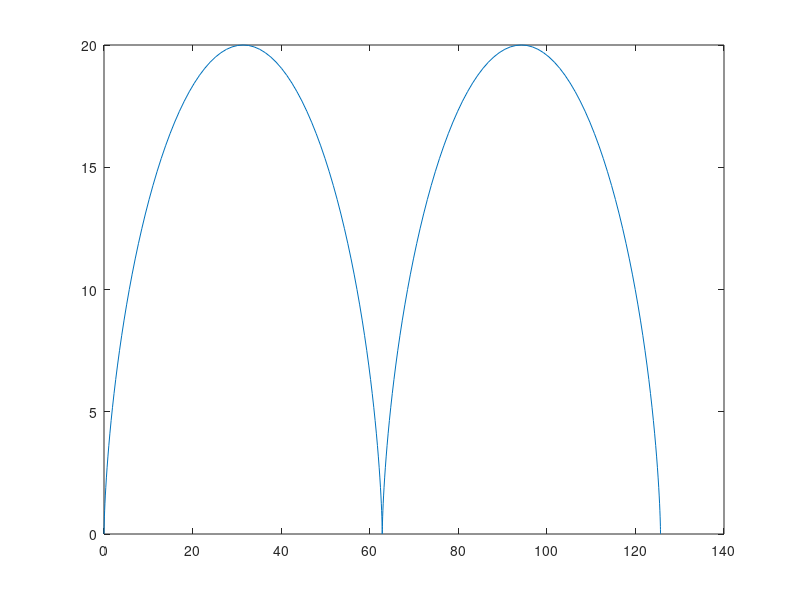
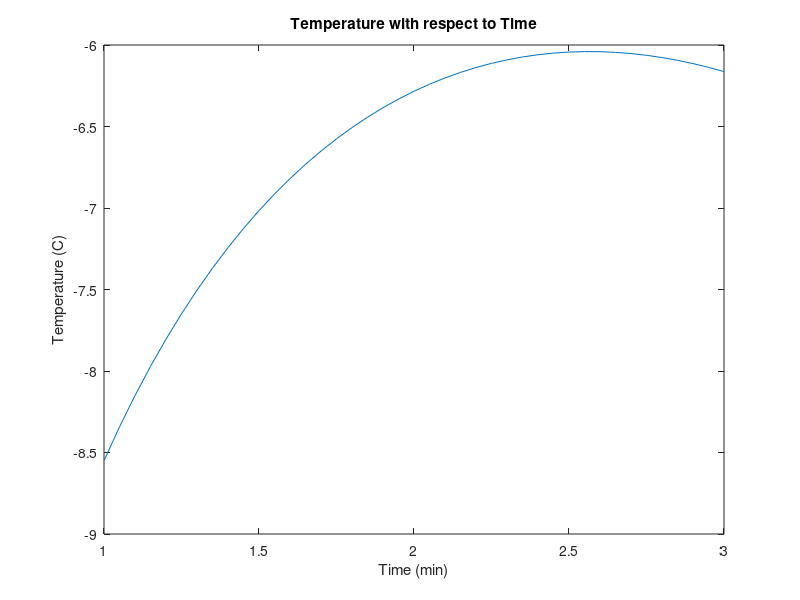
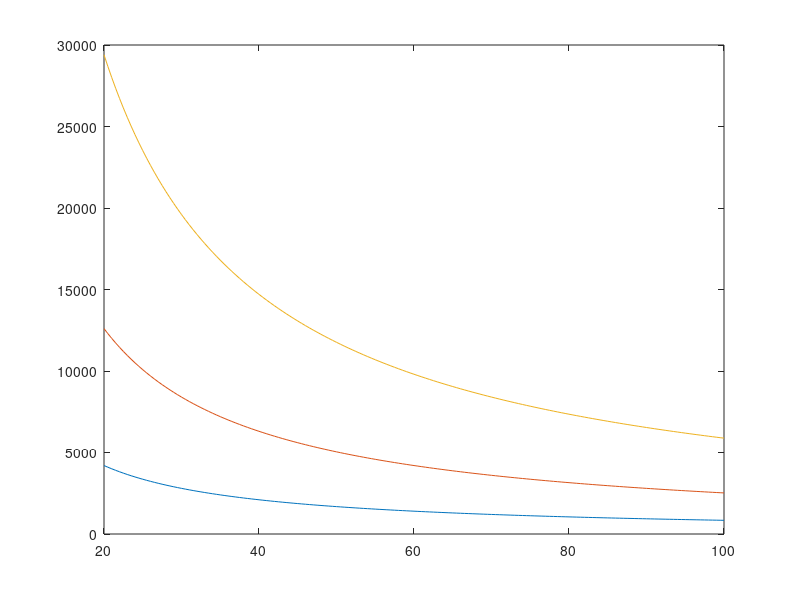
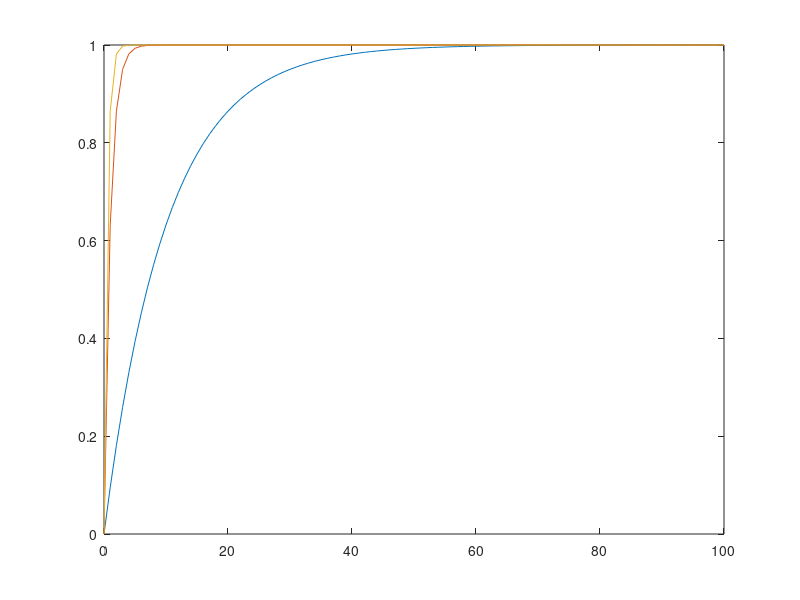

The MATLAB script that drew these images, in order:
% Jens Robison
% ME 203 
% Homework 2

% Format workspace
clc;clear all;format compact;

%% Problem 1
clc;clear all;format compact;

% Given
x=[1:.2:5];
y=7*sin(4*x);

% Calculation
fprintf('the length of y is %4.0f elements and y(3) = %4.3f', length(y),y(3))

%% Problem 2
clc;clear all;format compact;

% Givens
x=sin(-pi()/2):0.05:cos(0);

% Calculation
fprintf('the length of the array is %4.0f elements and the tenth elemtent is = %4.3f', length(x),x(10))

%% Problem 3
clc;clear all;format compact;

% Calculation
p=[13,182,-184,2503];
roots(p)

%% Problem 4
clc;clear all;format compact;

% Calculation
a=6*pi()*atan(12.5)+4
b=5*tan(3*asin(13/5))

%% Problem 5
clc;clear all;format compact;

% Givens
r=10;
a=0:pi/50:4*pi;

% Equations
x=r*(a-sin(a));
y=r*(1-cos(a));

% Plot
figure(5)
plot(x,y)

%% Problem 6
clc;clear all;format compact;

% Givens
t=1:.05:3; % Seconds
T=(6*log(t))-(7*exp(0.2*t)); % Degrees Celsius

% Plot
figure(6)
plot(t,T)
title('Temperature with respect to Time')
xlabel('Time (min)')
ylabel('Temperature (C)')

%% Problem 7
clc;clear all;format compact;

% Givens
V=20:.5:100; % m^3
m1=1; % kg
m2=3; % kg
m3=7; % kg
R=286.7; % (N*m)/(kg*K)
T=293; % Kelvin

% Equations
p1=(m1*R*T)*(V.^-1);
p2=(m2*R*T)*(V.^-1);
p3=(m3*R*T)*(V.^-1);

% Plot
figure(7)
plot(V,p1,V,p2,V,p3)

%% Problem 8
clc;clear all;format compact;

% Givens
b1=.1;
b2=1;
b3=2;
t=0:1:100; 

% Equations
y1=1-exp(-b1*t);
y2=1-exp(-b2*t);
y3=1-exp(-b3*t);

% Plot
figure(8)
plot(t,y1)
hold on
plot(t,y2)
hold on
plot(t,y3)

% Time to reach 98%
tt=b2/.98;
fprintf('It will take %.2f units of time to reach 98 percent',tt)


%% Problem 9
clc;clear all;format compact;

% Givens
r=.1:.5:100;
V=(4/3)*pi*r.^3;
A=4*pi*r.^2;

% Plot
figure(9)
subplot(2,1,1)
loglog(r,V)
title('Radius vs Volume')
xlabel('Radius (m)')
ylabel('Volume (m^3)')

subplot (2,1,2)
loglog(r,A)
title('Radius vs Area')
xlabel('Radius (m)')
ylabel('Area (m^2)')

